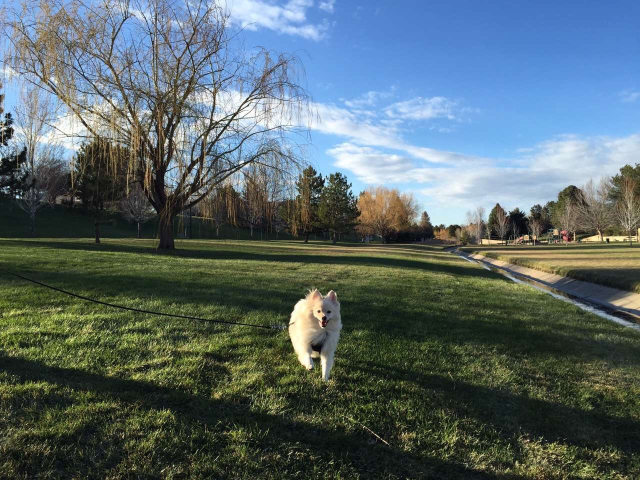
#> input picture HW5/Saliency0.jpg, 1280 x 960 px (shown at 1/2 size)
$ python HW5_XiaosongWang.py
#> lines starting #> are read from the running program, lines starting #| are printed output that depends on the picture; long printed decimals are rounded
import cv2 as cv
import numpy as np
import matplotlib.pyplot as plt
import math

def MSE(img1, img2):
    # img1 and img2 have range [0, 255]
    img1 = img1.astype(np.float64)
    img2 = img2.astype(np.float64)
    mse = np.mean((img1 - img2)**2)

    return mse

def make_g_noise(length, width, height, variance):
    sigmas = math.sqrt(variance)
    noise = sigmas * np.random.randn(length, width, height)
    return noise

##############################################################################
#                           Main Program                                     #
##############################################################################
imA =cv.imread("./Saliency0.jpg")
#> imA is the input picture: shape (960, 1280, 3); mean B, G, R 106.8, 104, 88.7
# [4 lines of commented-out code are left out]
imA = cv.cvtColor(imA, cv.COLOR_BGR2RGB)
length = imA.shape[0]
#> length = 960
width = imA.shape[1]
#> width = 1280
height = imA.shape[2]
#> height = 3

plt.figure()
plt.imshow(imA)
plt.title("Original")

g_noise = make_g_noise(length, width, height, 50000)
imB = imA + g_noise
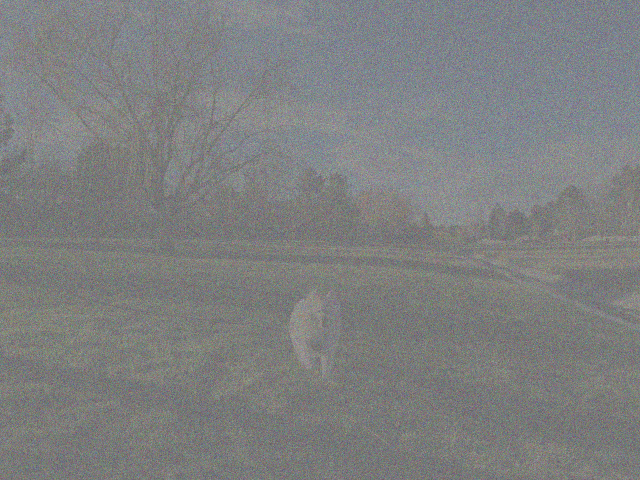
#> imB: shape (960, 1280, 3) float64 (shown at 1/2 size); mean R, G, B 88.6, 104.3, 106.8; drawn with min black and max white

mseV= MSE(imA,imB)
#> in MSE, `mse = np.mean((img1 - img2)**2)`: mse = 49956.3
#> mseV = 49956.3

plt.figure()
plt.imshow(imB)
plt.title("Gaussian: MSE: %.4f" % (mseV))


saliency = cv.saliency.StaticSaliencySpectralResidual_create()
# saliency map values are between 0-1
success, sal_map = saliency.computeSaliency(imA)
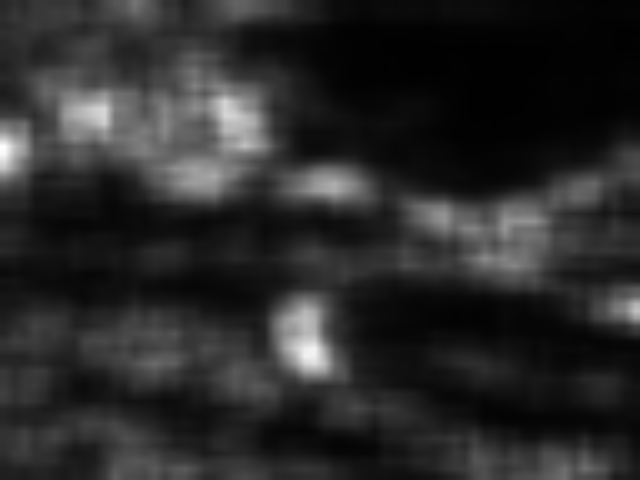
#> sal_map: shape (960, 1280) float32 (shown at 1/2 size); min 0.00404, max 1, mean 0.166
#> success = True

plt.figure()
plt.imshow(sal_map,cmap='gray')
plt.title("saliency")

sal_map = sal_map * 255

for i in range(length):
    for j in range(width):
        for k in range(height):
            if sal_map[i,j] <= 30:
                imA[i,j,k] = 0
                imB[i,j,k] = 0
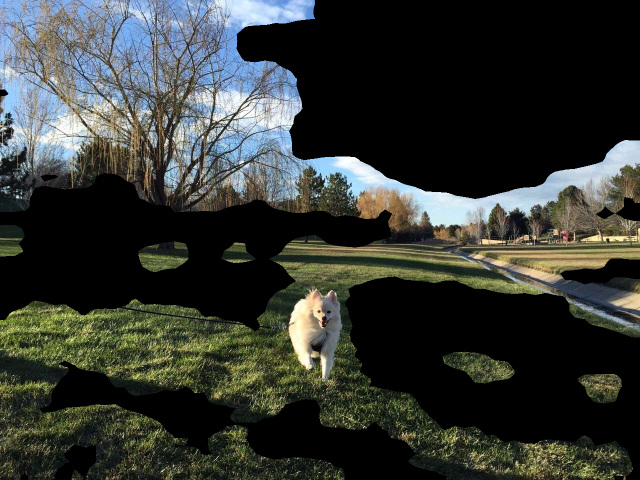
#> imA: shape (960, 1280, 3) (shown at 1/2 size); mean R, G, B 52.4, 56.2, 51.3
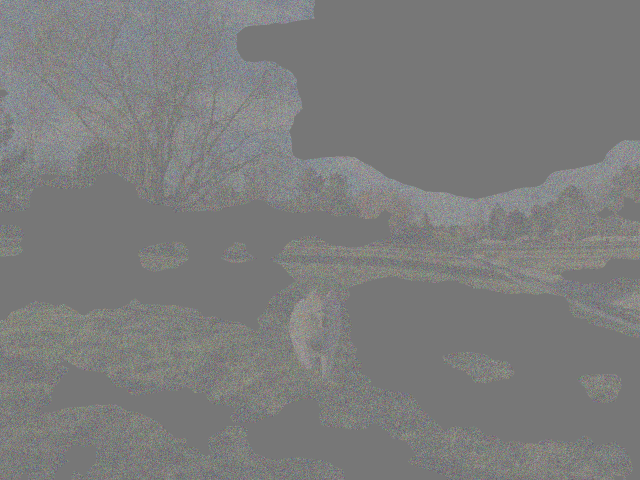
#> imB: shape (960, 1280, 3) float64 (shown at 1/2 size); mean R, G, B 52.3, 56.5, 51.2; drawn with min black and max white

mseV_2= MSE(imA,imB)
#> mseV_2 = 26267.9
print("mse value:" + str(mseV_2))
#| mse value:26267.893

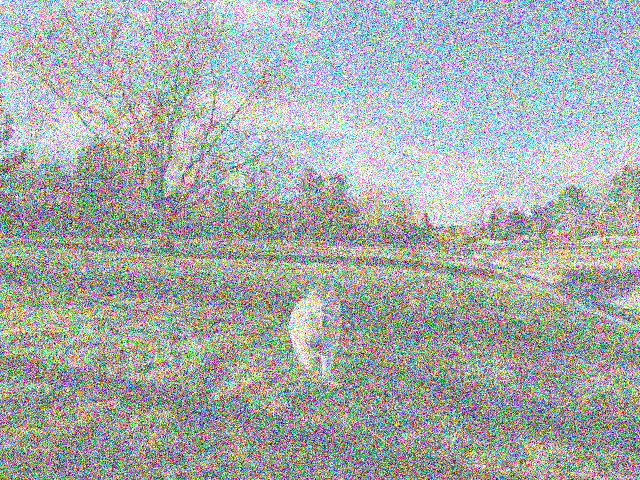
#> shown: shape (960, 1280, 3) float64 (shown at 1/2 size); mean R, G, B 0.648, 0.672, 0.669

$ run again, with HW5/Saliency2.jpg copied over HW5/Saliency0.jpg
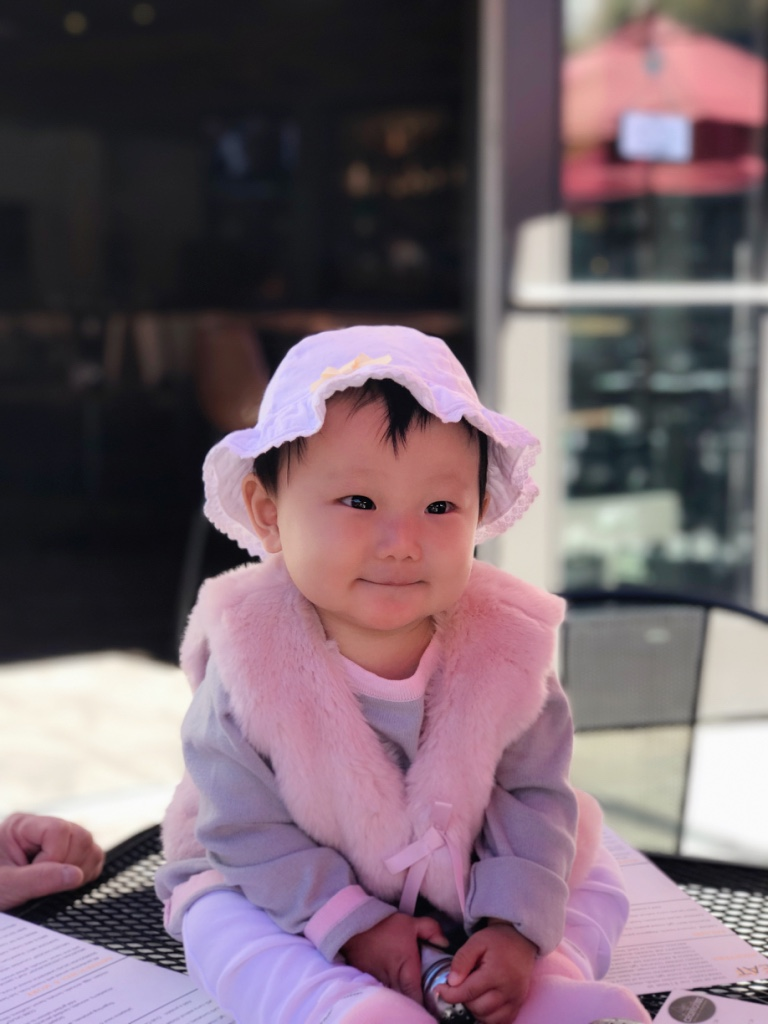
#> input picture HW5/Saliency2.jpg, 768 x 1024 px
#> imA is the input picture: shape (1024, 768, 3); mean B, G, R 110.1, 100.7, 118.6
#> mse = 49973.1
#> success = True
#> after the loop `for i in range(length):`:
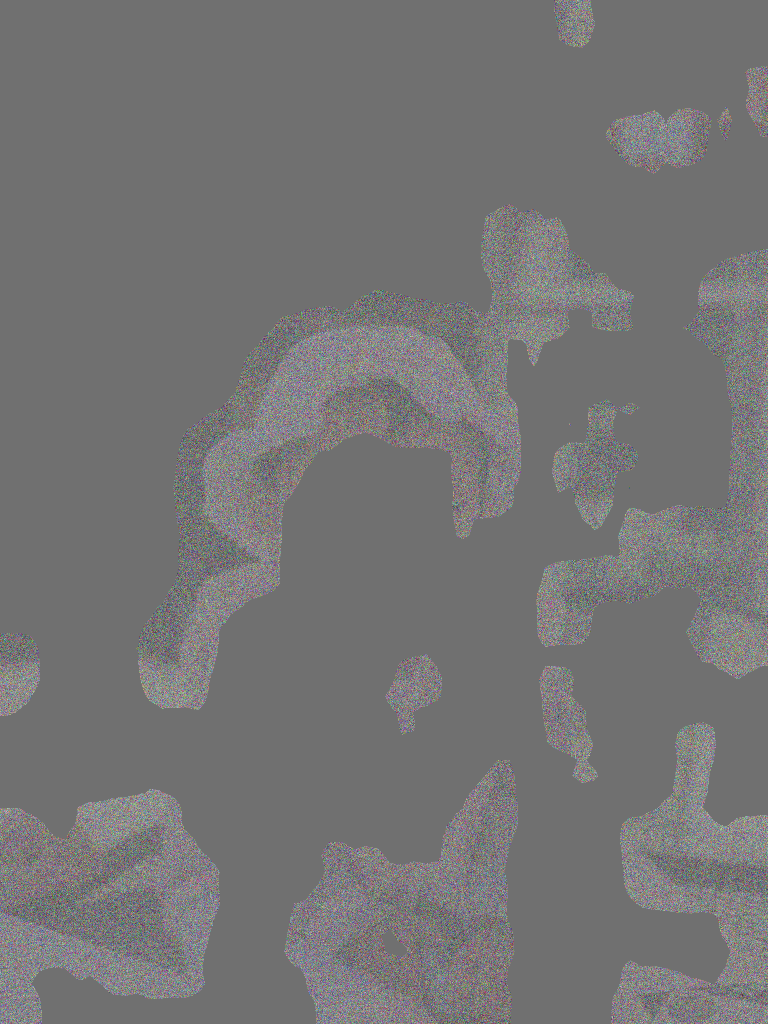
#> imB: shape (1024, 768, 3) float64; mean R, G, B 44.5, 38.8, 42.9; drawn with min black and max white
#> mseV_2 = 15786.8
#| mse value:15786.775
#> ``:
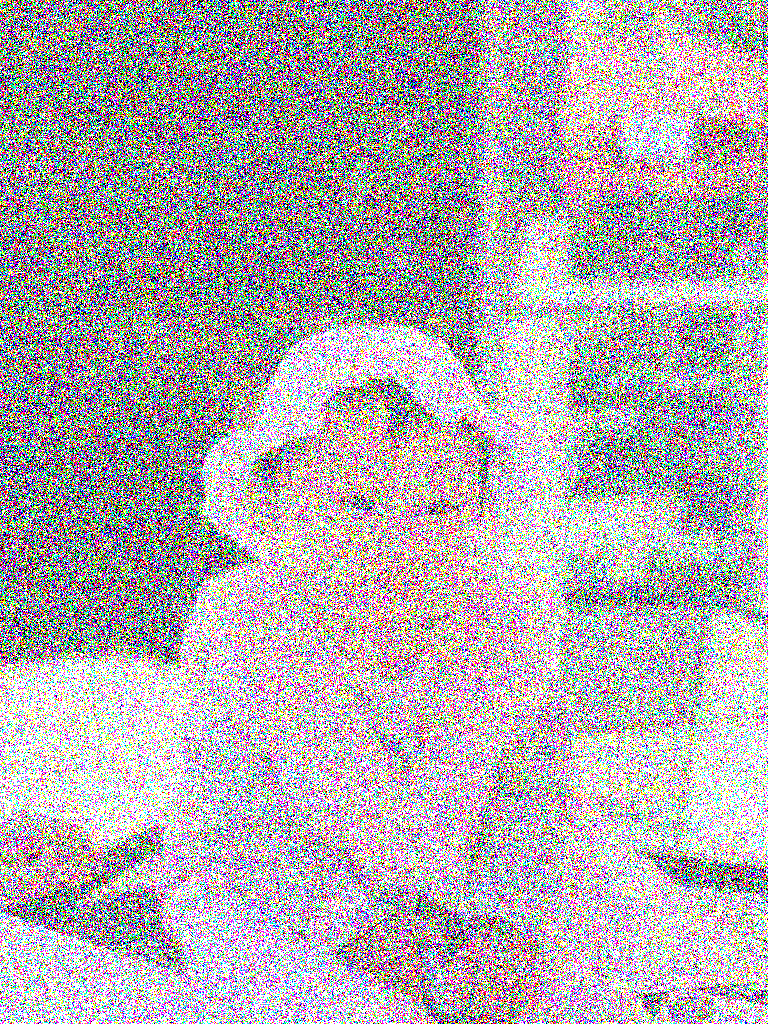
#> shown: shape (1024, 768, 3) float64; mean R, G, B 0.691, 0.665, 0.679

$ run again, with HW5/Saliency3.png saved as HW5/Saliency0.jpg
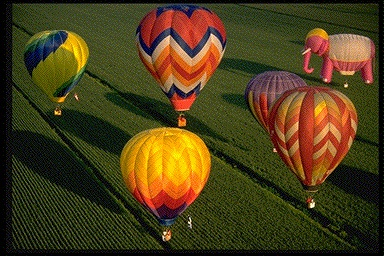
#> input picture HW5/Saliency3.png, 384 x 256 px
#> imA is the input picture: shape (256, 384, 3); mean B, G, R 26.2, 61.5, 75.3
#> mse = 49869.2
#> success = True
#> after the loop `for i in range(length):`:
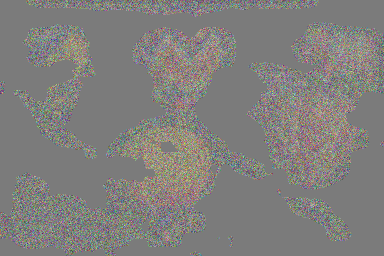
#> imB: shape (256, 384, 3) float64; mean R, G, B 50.5, 36.4, 16.2; drawn with min black and max white
#> mseV_2 = 24897.9
#| mse value:24897.904
#> ``:
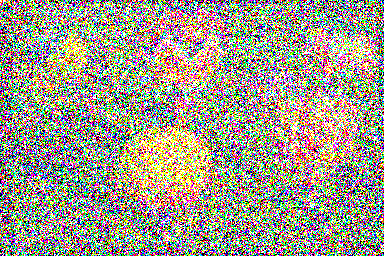
#> shown: shape (256, 384, 3) float64; mean R, G, B 0.625, 0.607, 0.545
